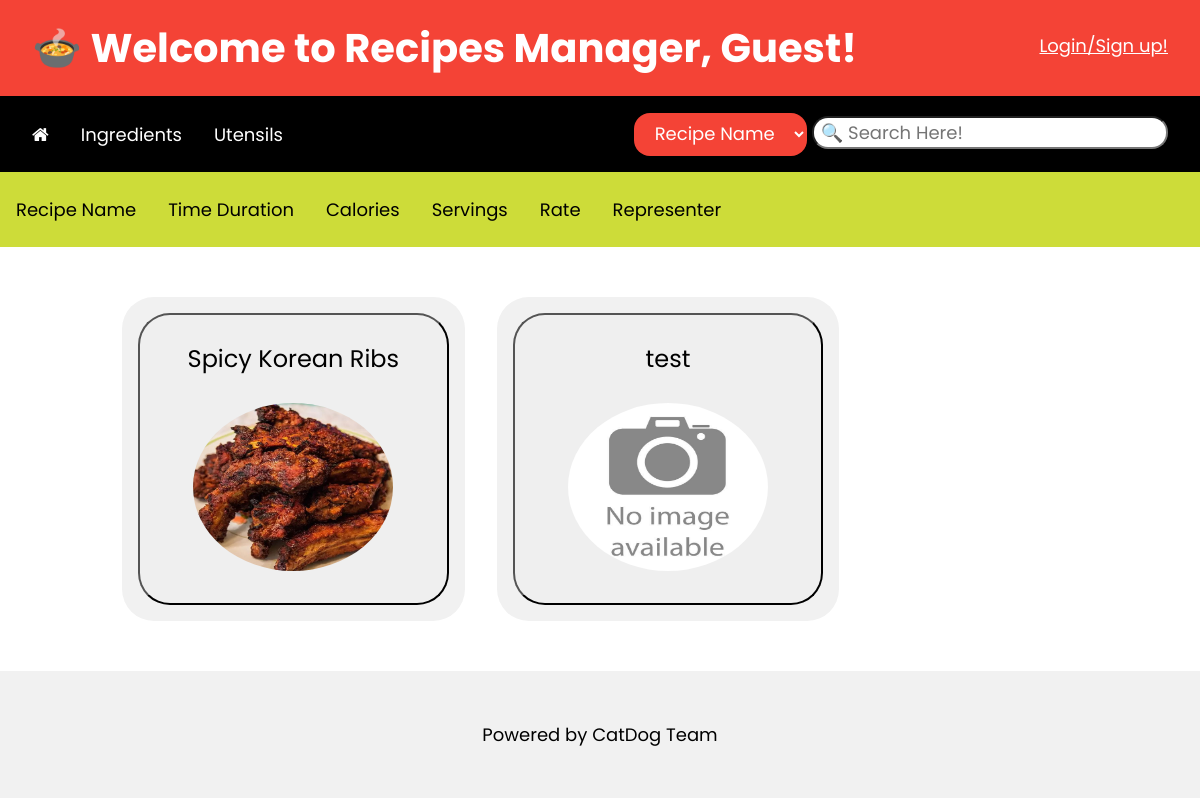
The page / on the database its author committed.
### recipeManager/models.py (models this page shows, shortened)
class Recipe(models.Model):
    recipeID = models.AutoField(primary_key=True)
    recipeName = models.CharField(max_length=50)
    category = models.ManyToManyField(RecipeCategory, related_name="recipeCategory")
    ingredient = models.ManyToManyField(Ingredient, related_name="ingredients")
    ingredientAmount = models.JSONField(default=dict, blank=True, null=True)
    utensil = models.ManyToManyField(Utensil, related_name="utensils", blank=True)
    duration = models.DurationField()
    steps = models.TextField(max_length=3000)
    servings = models.FloatField()
    calories = models.FloatField()
    rating = models.FloatField(default=0)
    numRater = models.IntegerField(default=0)
    raters = models.JSONField(default=dict, blank=True, null=True)
    recipeImg = models.ImageField(upload_to ='recipe', blank=True, null=True, default='default/noImage.jpeg')
    chefID = models.OneToOneField(User, on_delete=models.CASCADE, blank=True, null=True)
    chefName = models.CharField(max_length=50, default='admin')

### recipeManager/views.py (the view, shortened to what this page needs)
# urls.py: path('', views.index, name='index'),
def index(request):
    message = "No Result!"
    allRecipe = Recipe.objects.all()
    user_ID = ''
    user_fname = ', Guest'
    login_stat = True
    if request.user.is_authenticated:
        user_fname = ', ' + request.user.get_short_name()
        login_stat = False
        user_ID = str(request.user.id)
    submittedValue = request.POST
    template = loader.get_template('recipeManager/index.html')
    context = {
        'loginStat' : login_stat,
        'name' : user_fname,
        'user_ID' : user_ID,
        'user' : request.user,
        'allRecipe': allRecipe,
        'message' : message,
    }
    return HttpResponse(template.render(context, request))

### recipeManager/templates/recipeManager/index.html (shortened to what this page needs)
<!DOCTYPE html>
<html>
    <head>
        <link rel="stylesheet" href="/static/recipeManager/css/w3.css">
        <link rel="stylesheet" href="https://cdnjs.cloudflare.com/ajax/libs/font-awesome/4.7.0/css/font-awesome.min.css">
    </head>
    <body>
        <header class="w3-container w3-bar w3-red">
            <h1 class="w3-bar-item w3-animate-zoom">&#127858 Welcome to Recipes Manager{{name}}!</h1>
            {% if loginStat %}
                <div >
                    <a href="login/" class="w3-bar-item w3-block w3-mobile w3-padding-32 w3-right">Login/Sign up!</a>
                </div>
            {% else %}
                <a href={% url 'logout' %} class="w3-bar-item w3-block w3-mobile w3-padding-32 w3-right">Logout!</a><a href="profile/" class="w3-bar-item w3-block w3-mobile w3-padding-32 w3-right">Profile Setting</a>
            {% endif%}
        </header>
        <div class="w3-bar w3-black">
            <div class="w3-panel w3-left">
                <a href="/" class="w3-bar-item w3-button w3-animate-zoom w3-hover-black-three"><i class="w3-large fa fa-home"></i></a>
                <a href="ingredient/" class="w3-bar-item w3-button w3-animate-zoom w3-hover-black-two ">Ingredients</a>
                <a href="utensil/" class="w3-bar-item w3-button w3-animate-zoom w3-hover-black-two">Utensils</a>
            </div>
            <div class="w3-container w3-right">
                <form class="w3-panel" method="post">
                    <select class="w3-button w3-red w3-round-xlarge" id="search" name="search">
                        <option value="recipeName">Recipe Name</option>
                    </select>
                    <input class="w3-round-xlarge" type="search" id="searchFor" name="searchFor" placeholder=" &#128269 Search Here!">
                </form>
            </div>
        </div>
        <div class="w3-bar w3-lime w3-margin-bottom w3-padding-16">
            <form method="post">
                <button class="w3-bar-item w3-button" type="submit" name="sortSubmit" value="recipeName">Recipe Name</button>
                <button class="w3-bar-item w3-button" type="submit" name="sortSubmit" value="duration">Time Duration</button>
                <button class="w3-bar-item w3-button" type="submit" name="sortSubmit" value="calories">Calories</button>
                <button class="w3-bar-item w3-button" type="submit" name="sortSubmit" value="servings">Servings</button>
                <button class="w3-bar-item w3-button" type="submit" name="sortSubmit" value="rating">Rate</button>
                <button class="w3-bar-item w3-button" type="submit" name="sortSubmit" value="chefName">Representer</button>
            </form>
        </div>
        <div class="w3-content" style="max-width:1100px">
            <div class="w3-container">
                {% if allRecipe %}
                    <ul>
                        <div class="w3-row">
                            {% for item in allRecipe %}
                                <div class="w3-mobile w3-container w3-col s4 w3-round-xxlarge w3-light-grey w3-padding-16 w3-margin w3-hover-shadow">
                                    <button onclick="document.getElementById('{{ item.recipeID }}').style.display='block'" class="w3-bar w3-round-xxlarge w3-padding-16">
                                        <h3>{{ item.recipeName }}</h3>
                                        <img class="w3-circle w3-padding-16 w3-border-aqua" width="200px" height="200px" src="/media/{{ item.recipeImg }}" alt="{{ item.recipeName }}">
                                    </button>
                                </div>
                            {% endfor %}
                        </div>
                    </ul>
                {% else %}
                    {% if message %}
                        <div class="w3-panel w3-red">
                            <p><b>{{ message }}</b></p>
                        </div>
                    {% endif %}
                {% endif %}
            </div>
        </div>
        <footer class="w3-center w3-light-grey w3-padding-32 w3-margin-top">
            <p>Powered by CatDog Team</p>
        </footer>
    </body>
</html>

### recipeManager/static/recipeManager/css/w3.css (style rules this page uses)
*, *:before, *:after { box-sizing: inherit }
html { -ms-text-size-adjust: 100%; -webkit-text-size-adjust: 100% }
body { margin: 0 }
article, aside, details, figcaption, figure, footer, header, main, menu, nav, section { display: block }
a { background-color: transparent }
img { border-style: none }
button, input, select, textarea, optgroup { font: inherit; margin: 0 }
button, input { overflow: visible }
button, select { text-transform: none }
button, [type=button], [type=reset], [type=submit] { -webkit-appearance: button }
[type=search] { -webkit-appearance: textfield; outline-offset: -2px }
html, body { font-family: Verdana, sans-serif; font-size: 15px; line-height: 1.5 }
html { overflow-x: hidden }
h1 { font-size: 36px }
h3 { font-size: 24px }
h1, h2, h3, h4, h5, h6 { font-family: "Segoe UI", Arial, sans-serif; font-weight: 400; margin: 10px 0; ; }
img { vertical-align: middle }
a { color: inherit }
.w3-btn, .w3-button { border: none; display: inline-block; padding: 8px 16px; vertical-align: middle; overflow: hidden; text-decoration: none; color: inherit; background-color: inherit; text-align: center; cursor: pointer; white-space: nowrap }
.w3-btn, .w3-button { -webkit-touch-callout: none; -webkit-user-select: none; -khtml-user-select: none; -moz-user-select: none; -ms-user-select: none; user-select: none }
.w3-bar { width: 100%; overflow: hidden }
.w3-bar .w3-bar-item { padding: 8px 16px; float: left; width: auto; border: none; display: block; outline: 0 }
.w3-bar .w3-button { white-space: normal }
.w3-block { display: block; width: 100% }
.w3-container:after, .w3-container:before, .w3-panel:after, .w3-panel:before, .w3-row:after, .w3-row:before, .w3-row-padding:after, .w3-row-padding:before, .w3-cell-row:before, .w3-cell-row:after, .w3-clear:after, .w3-clear:before, .w3-bar:before, .w3-bar:after { content: ""; display: table; clear: both }
.w3-col, .w3-half, .w3-third, .w3-twothird, .w3-threequarter, .w3-quarter { float: left; width: 100% }
.w3-col.s4 { width: 33.33333% }
.w3-content, .w3-auto { margin-left: auto; margin-right: auto }
.w3-content { max-width: 980px }
.w3-circle { border-radius: 50% }
.w3-round-xlarge { border-radius: 16px }
.w3-round-xxlarge { border-radius: 32px }
.w3-container, .w3-panel { padding: 0.01em 16px }
.w3-panel { margin-top: 16px; margin-bottom: 16px }
.w3-animate-zoom { animation: animatezoom 0.6s }
.w3-large { font-size: 18px !important }
.w3-center { text-align: center !important }
.w3-margin { margin: 16px !important }
.w3-margin-top { margin-top: 16px !important }
.w3-margin-bottom { margin-bottom: 16px !important }
.w3-padding-16 { padding-top: 16px !important; padding-bottom: 16px !important }
.w3-padding-32 { padding-top: 32px !important; padding-bottom: 32px !important }
.w3-left { float: left !important }
.w3-right { float: right !important }
.w3-lime, .w3-hover-lime:hover { color: #000 !important; background-color: #cddc39 !important }
.w3-red, .w3-hover-red:hover { color: #fff !important; background-color: #f44336 !important }
.w3-black, .w3-hover-black:hover { color: rgb(255, 255, 255) !important; background-color: #000 !important; }
.w3-light-grey, .w3-hover-light-grey:hover, .w3-light-gray, .w3-hover-light-gray:hover { color: #000 !important; background-color: #f1f1f1 !important }
.w3-border-aqua, .w3-hover-border-aqua:hover { border-color: #00ffff !important }

### recipeManager/templates/recipeManager/index.html (style rules this page uses)
body { font-family: 'Poppins';font-size: 18px; }
h1 { font-family: 'Poppins';font-size: 40px;font-weight: bolder; color:#fff }
h2,h3,h4,h5,h6 { font-family: 'Poppins'; }

### rows shown on the page
Recipe: recipeName "Spicy Korean Ribs", recipeImg (picture)
Recipe: recipeName "test", recipeImg (placeholder picture)

### other values the page prints
{{ name }} ", Guest"
